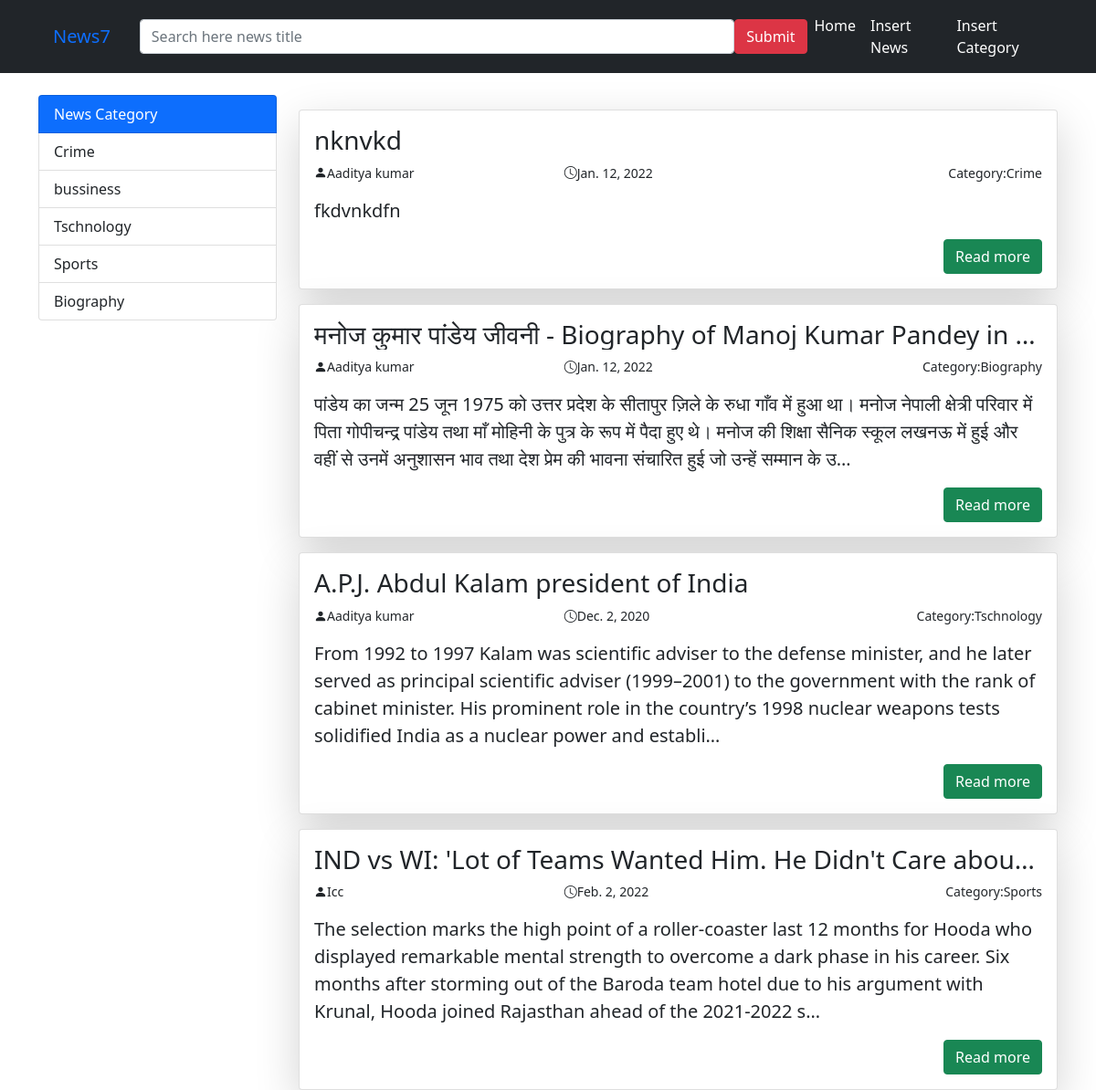
The page / on the database its author committed.
### vlog/models.py (models this page shows, shortened)
class Category(models.Model):
    cat_title=models.CharField(max_length=200)
    def __str__(self):
        return self.cat_title

class Posts(models.Model):
    title=models.CharField(max_length=200)
    author=models.CharField(max_length=100)
    content=models.TextField(blank=False)
    cat_id=models.ForeignKey(Category,on_delete=models.CASCADE,blank=True,null=True)
    date=models.DateField()

### vlog/views.py (the view)
# urls.py: path("",Post,name="Post"),
def Post(r):
    InsertPost=InsertPosts(r.POST or None)
    InsertCat=InsertCategory(r.POST or None)
    if r.method == "POST":
        InsertPost.save()
        return redirect(Post)
    else:
        data={"Insertpost":InsertPost,
        "Insertcat":InsertCat,
        "CallingPosts":Posts.objects.all(),
        "CallingCat":Category.objects.all(),
        }
        return render (r, "index.htm",data)

### vlog/forms.py
class InsertPosts(ModelForm):
    class Meta:
        model=Posts
        fields=["title","author","content","cat_id","date"]

class InsertCategory(ModelForm):
    class Meta:
        model=Category
        fields=["cat_title"]

### template/index.htm (shortened to what this page needs)
{% load crispy_forms_tags %}
<!DOCTYPE html>
<html lang="en">
<head>
    <link href="https://cdn.jsdelivr.net/npm/bootstrap@5.1.3/dist/css/bootstrap.min.css" rel="stylesheet">
    <link rel="stylesheet" href="https://cdn.jsdelivr.net/npm/bootstrap-icons@1.7.2/font/bootstrap-icons.css">
</head>
<body>
    <nav class="navbar navbar-expand-lg navbar-dark bg-dark">
        <div class="container">
            <div class="navbar-brand"><a href="{% url 'Post' %}" class="nav-link">News7</a></div>
        <form action=" {% url 'search' %}" method="get" class="d-flex">
           <input type="search" name="search" class="form-control" placeholder="Search here news title" size="70">
           <input type="submit" name="submit" class="btn btn-danger">
        </form>
        <ul class="navbar-nav">
            <li class="nav-item"><a href="{% url 'Post' %}" class="nav-link text-white">Home</a></li>
            <li class="nav-item"><a href="#insertnews" data-bs-toggle="modal" class="nav-link text-white">Insert News</a></li>
            <li class="nav-item"><a href="#insertcat" data-bs-toggle="modal" class="nav-link text-white">Insert Category </a></li>
        </ul>
    </div>
    </nav>
    <div class="container">
        <div class="row mt-4">
            <div class="col-3 ">
                <div class="list-group sticky-top">
                    <div class="list-group-item list-group-item-action bg-primary text-white">News Category</div>
                    {% for x in CallingCat %}
                    <a href="{% url 'selectCat' x.id %}" class="list-group-item list-group-item-action">{{ x.cat_title}}</a>
                   {% endfor %}
                </div>
            </div>
            <div class="col-9">
                {% if CallingPosts %}
                {% for i in CallingPosts %}
                <div class="card shadow-lg mt-3">
                    <div class="card-body">
                        <h2 class="h3 text-truncate">{{i.title}}</h2>
                        <div class="row">
                            <div class="col-4">
                                <p class="text-mutted small"><i class="bi bi-person-fill"></i>{{i.author}}</p>
                            </div>
                            <div class="col-4">
                                 <p class="text-mutted small"><i class="bi bi-clock"></i>{{ i.date}}</p>
                            </div>
                            <div class="col-4">
                                <p class="float-end text-mutted small">Category:{{ i.cat_id.cat_title}}</p>
                            </div>
                        </div>
                        <p class="lead">{{i.content|truncatechars:300}}</p>
                            <a href="{% url 'view' i.id %}" class="btn btn-success float-end">Read more</a>
                    </div>
                </div>
                {% endfor %}
                 {% else %}
                 <div class="card">
                     <div class="card-body">
                         <h2>sorry not found</h2>
                     </div>
                 </div>
                 {% endif %}
            </div>
        </div>
    </div>
</body>
</html>

### rows shown on the page
Category: cat_title "Crime"
Category: cat_title "bussiness"
Category: cat_title "Tschnology"
Category: cat_title "Sports"
Category: cat_title "Biography"
Posts: title "nknvkd", author "Aaditya kumar", date "Jan. 12, 2022", cat_id.cat_title "Crime", content "fkdvnkdfn"
Posts: title "मनोज कुमार पांडेय जीवनी - Biography of Manoj Kumar Pandey in…", author "Aaditya kumar", date "Jan. 12, 2022", cat_id.cat_title "Biography", content "पांडेय का जन्म 25 जून 1975 को उत्तर प्रदेश के सीतापुर ज़िले के रुधा गाँव में हुआ था। मनोज नेपाली क्षेत्री परिवार में पिता गोपीचन्द्र पांडेय तथा माँ मोहिनी के पुत्र के रूप में पैदा हुए थे। मनोज की शिक्षा सैनिक स्कूल लखनऊ में हुई और वहीं से उनमें अनुशासन भाव तथा देश प्रेम की भावना संचारित हुई जो उन्हें सम्मान के उ…"
Posts: title "A.P.J. Abdul Kalam president of India", author "Aaditya kumar", date "Dec. 2, 2020", cat_id.cat_title "Tschnology", content "From 1992 to 1997 Kalam was scientific adviser to the defense minister, and he later served as principal scientific adviser (1999–2001) to the government with the rank of cabinet minister. His prominent role in the country’s 1998 nuclear weapons tests solidified India as a nuclear power and establi…"
Posts: title "IND vs WI: 'Lot of Teams Wanted Him. He Didn't Care abou…", author "Icc", date "Feb. 2, 2022", cat_id.cat_title "Sports", content "The selection marks the high point of a roller-coaster last 12 months for Hooda who displayed remarkable mental strength to overcome a dark phase in his career. Six months after storming out of the Baroda team hotel due to his argument with Krunal, Hooda joined Rajasthan ahead of the 2021-2022 s…"
